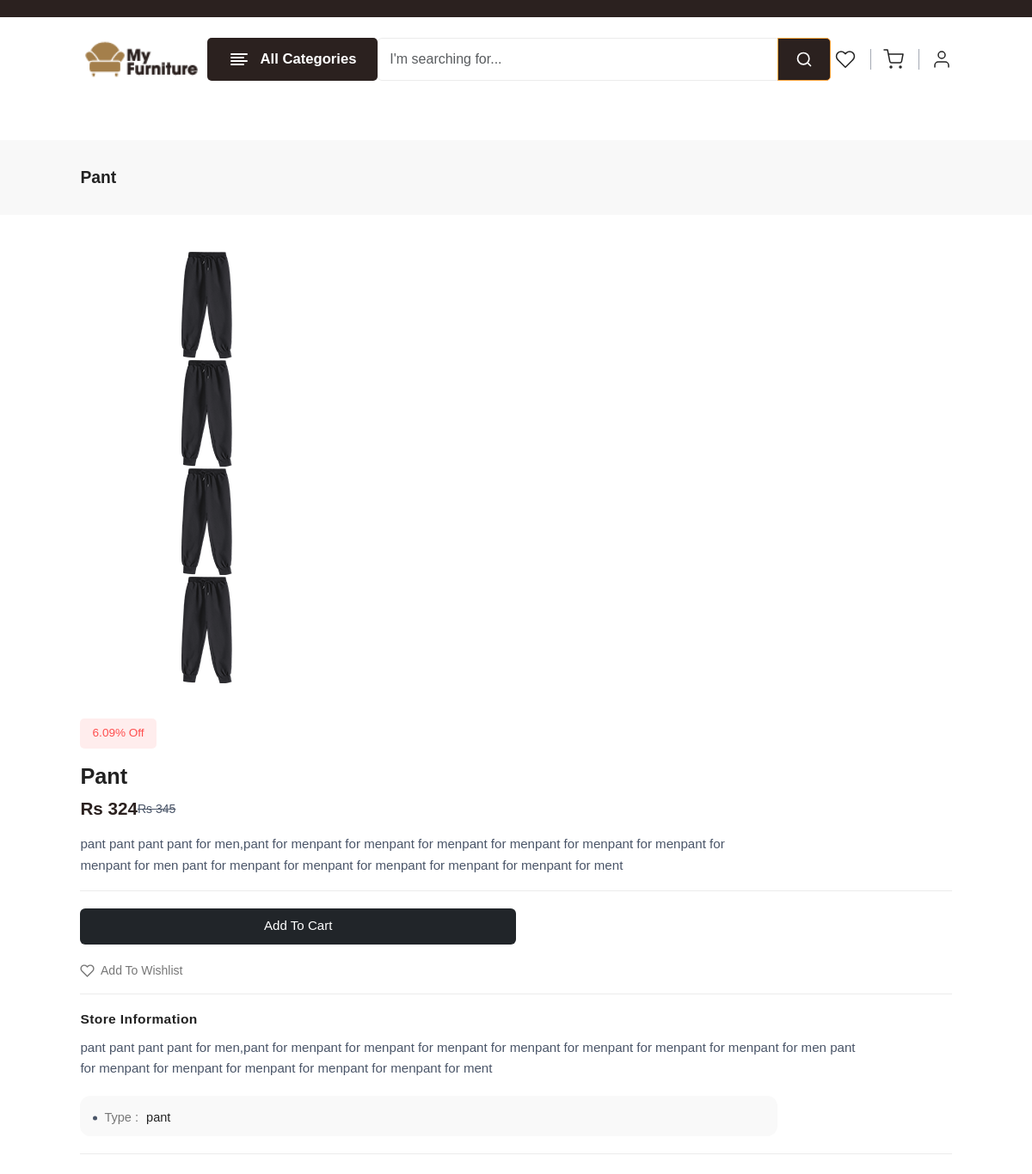
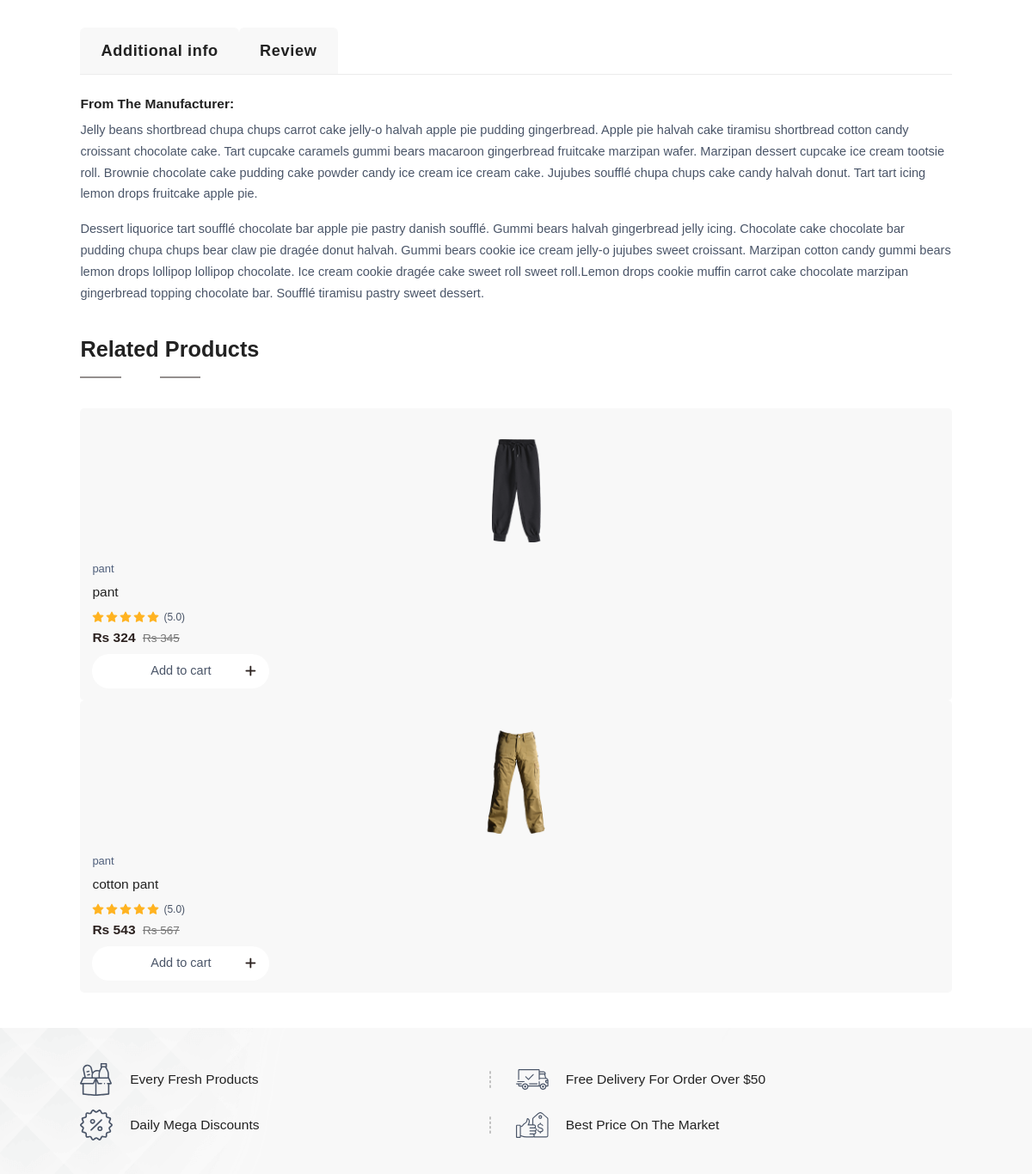
Before: /product/1 (upper part) with the older database file (2 pictures, top to bottom).
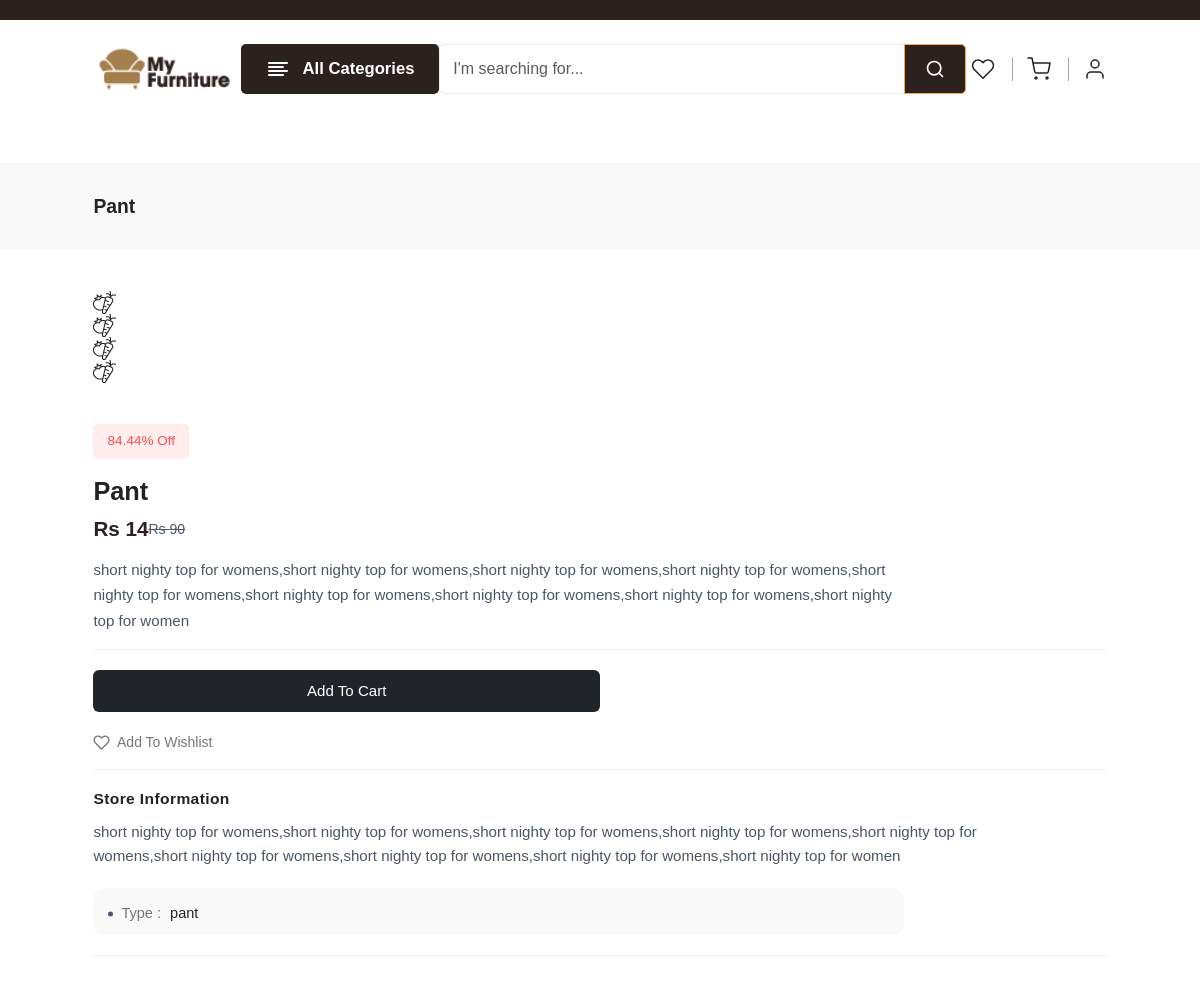
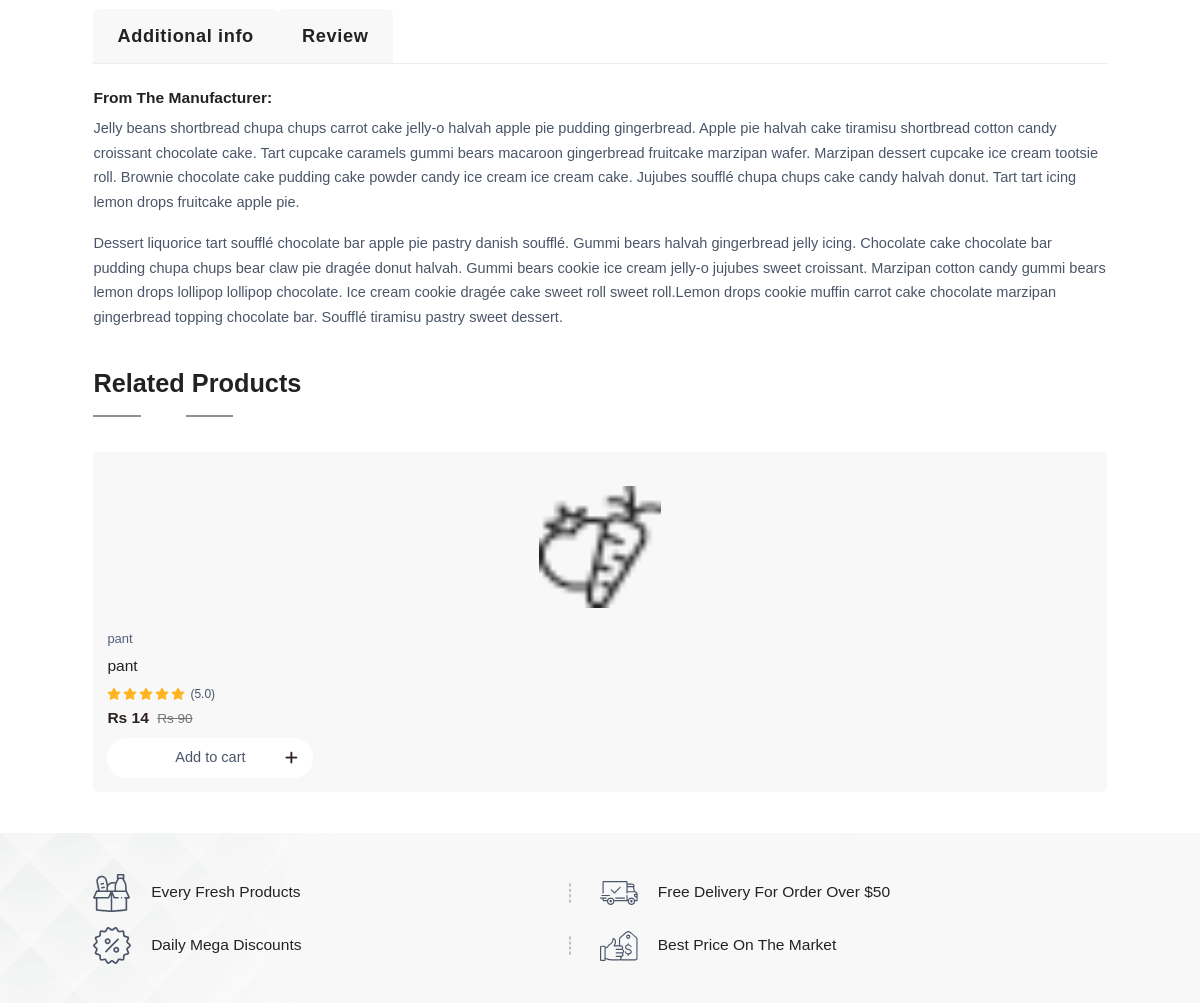
After: the same page with the newer database file (2 pictures, top to bottom).
### user/models.py (models this page shows, shortened)
class Product(models.Model):
    product = models.CharField(max_length = 150)
    image = VersatileImageField(upload_to="products/", null=True)
    category = models.ForeignKey(Category, on_delete=models.CASCADE,null=True, blank=True)
    subcategory = models.ForeignKey(SubCategory, on_delete=models.CASCADE,null=True, blank=True)
    price = models.IntegerField()
    offer_price = models.IntegerField(null=True, blank=True)
    quantity = models.IntegerField(default = 0)
    description = models.CharField(max_length = 250)
    is_top_save_today= models.BooleanField(default = False,null=True, blank=True)
    is_best_seller = models.BooleanField(default = False,null=True, blank=True)
    sub_image1 = VersatileImageField(upload_to="products/", null=True, blank=True)
    sub_image2 = VersatileImageField(upload_to="products/", null=True, blank=True)
    sub_image3 = VersatileImageField(upload_to="products/", null=True, blank=True)
    def __str__(self):
        return self.product

class SubCategory(models.Model):
    subcategory = models.CharField(max_length = 150)
    category = models.ForeignKey(Category, on_delete=models.CASCADE)
    def get_products(self):
        return Product.objects.filter(subcategory=self)
    def __str__(self):
        return self.subcategory

### user/views.py (the view)
# urls.py: path("product/<int:id>", views.product, name="product"),
def product(request, id):
    products = Product.objects.get(id=id)
    sub = products.subcategory
    if products.offer_price:
        percentage=((products.price-products.offer_price)/products.price)*100
    else:
        percentage=None
    if Rating.objects.filter(product__product=products):
        stars_obj=Rating.objects.get(product__product=products)
        stars=int(stars_obj.rating)
        nostar=5-stars
        print("nostar",nostar)
        print("type of nostar",type(nostar))
        context = {
            "products": products,
            "subcategory": sub,
            "percentage":percentage,
            "stars":stars,
            "nostar":nostar
            }
    else:
        context = {
            "products": products,
            "subcategory": sub,
            "percentage":percentage
            }
    return render(request, "web/product-slider.html", context)

### user/context_processors.py (called while the page is built, shortened)
def main_context(request):
    headerflash = HeaderFlash.objects.last()
    categories = Category.objects.all()
    subcategories = SubCategory.objects.all()
    products = Product.objects.all()
    user = request.user
    print(user)
    if request.user.is_anonymous:
        return {
            "headerflash": headerflash,
            "categories": categories,
            "subcategories": subcategories,
            "products": products,
            "status":0
            }

### user/models.py (called while the page is built)
    def get_absolute_url(self):
        return reverse_lazy("user:shop", kwargs={"id": self.id})

    def get_subcategories(self):
        return SubCategory.objects.filter(category=self)

### templates/web/product-slider.html (shortened to what the changed rows need)
{% extends 'web/partials/base.html' %}
{% load static %}
{% block content %}
{% load myfilter %}
    <section class="breadscrumb-section pt-0">
        <div class="container-fluid-lg">
            <div class="row">
                <div class="col-12">
                    <div class="breadscrumb-contain">
                        <h2>{{products.product}}</h2>
                    </div>
                </div>
            </div>
        </div>
    </section>
    <section class="wow fadeInUp">
        <div class="container-fluid-lg">
            <div class="row">
                <div class="col-12">
                    <div class="slider-3-product product-wrapper">
                        {% if products.sub_image1 %}
                        <div>
                            <div class="product-slider-image">
                                <img src="{{products.sub_image1.url}}"
                                    alt="{{products.get_subimages.product}}" class="img-fluid blur-up lazyload">
                            </div>
                        </div>
                        {% endif %}
                        {% if products.sub_image2 %}
                        <div>
                            <div class="product-slider-image">
                                <img src="{{products.sub_image2.url}}"
                                    alt="{{products.get_subimages.product}}" class="img-fluid blur-up lazyload">
                            </div>
                        </div>
                        {% endif %}
                        {% if products.sub_image3 %}
                        <div>
                            <div class="product-slider-image">
                                <img src="{{products.sub_image3.url}}"
                                    alt="{{products.get_subimages.product}}" class="img-fluid blur-up lazyload">
                            </div>
                        </div>
                        <div>
                            <div class="product-slider-image">
                                <img src="{{products.image.url}}"
                                    alt="{{products.product}}" class="img-fluid blur-up lazyload">
                            </div>
                        </div>
                        {% endif %}
                </div>
            </div>
        </div>
    </section>
    <section class="product-section">
        <div class="container-fluid-lg">
            <div class="row">
                <div class="col-xxl-12 col-xl-12 col-lg-12 wow fadeInUp">
                    <div class="row g-4">
                        <div class="col-12 wow fadeInUp">
                            <div class="right-box-contain">
                                {% if percentage %}
                                <h6 class="offer-top">{{percentage|floatformat:2}}% Off</h6>
                                {% endif %}
                                <h2 class="name">{{products.product}}</h2>
                                <div class="price-rating">
                                    {% if products.offer_price %}
                                    <h3 class="theme-color price">Rs {{products.offer_price}}</h3>
                                        <del class="text-content">Rs {{products.price}}</del>
                                        {% else %}
                                        <h3 class="theme-color price">Rs {{products.price}}</h3>
                                    {% endif %}
                                </div>
                                <div class="procuct-contain">
                                    <p>{{products.description}}
                                    </p>
                                </div>
                                <div class="note-box product-packege">
                                    <a href = {% url 'user:addtocart' products.id %}
                                        class="btn btn-md bg-dark cart-button text-white w-50">Add To Cart</a>
                                </div>
                                <div class="buy-box">
                                    <a href="{% url 'user:addtowishlist' products.id %}">
                                    </a>
                                </div>
                                <div class="pickup-box">
                                    <div class="product-title">
                                    </div>
                                    <div class="pickup-detail">
                                        <h4 class="text-content">{{products.description}}</h4>
                                    </div>
                                    <div class="product-info">
                                        <ul class="product-info-list product-info-list-3">
                                            <li>Type : <a href="javascript:void(0)">{{products.subcategory}}</a></li>
                                        </ul>
                                    </div>
                                </div>
                            </div>
                        </div>
                    </div>
                </div>
            </div>
        </div>
    </section>
    <section class="product-list-section section-b-space">
        <div class="container-fluid-lg col-lg-12">
            <div class="title">
                <h2>Related Products</h2>
            </div>
            <div class="row">
                <div class="col-12">
                    <div class="slider-6_1 product-wrapper">
                        {% for related in subcategory.get_products %}
                        <div>
                            <div class="product-box-3 wow fadeInUp">
                                <div class="product-header">
                                    <div class="product-image">
                                        <a href="product-left-2.html">
                                            <img src="{{related.image.url}}"
                                                class="img-fluid blur-up lazyload" alt="">
                                        </a>
                                    </div>
                                </div>
                                <div class="product-footer">
                                    <div class="product-detail">
                                        <span class="span-name">{{related.subcategory}}</span>
                                        <a href="product-left-thumbnail.html">
                                            <h5 class="name">{{related.product}}</h5>
                                        </a>
                                        <div class="product-rating mt-2">
                                            <ul class="rating">
                                                <li>
                                                    <i data-feather="star" class="fill"></i>
                                                </li>
                                                <li>
                                                    <i data-feather="star" class="fill"></i>
                                                </li>
                                                <li>
                                                    <i data-feather="star" class="fill"></i>
                                                </li>
                                                <li>
                                                    <i data-feather="star" class="fill"></i>
                                                </li>
                                                <li>
                                                    <i data-feather="star" class="fill"></i>
                                                </li>
                                            </ul>
                                            <span>(5.0)</span>
                                        </div>
                                        {% if related.offer_price %}
                                        <h5 class="price"><span class="theme-color">Rs {{related.offer_price}}</span> <del>Rs {{related.price}}</del>
                                        {% else %}
                                        <h5 class="price"><span class="theme-color">Rs {{related.price}}</span>
                                        {% endif %}
                                        </h5>
                                        <div class="add-to-cart-box bg-white">
                                            {% if related.quantity > 0 %}
                                            <a href={% url "user:addtocart" related.id %}>
                                                <button class="btn btn-add-cart addcart-button">Add to cart
                                                <span class="add-icon bg-light-gray">
                                                    <i class="fa-solid fa-plus"></i>
                                                </span>
                                                </button>
                                            </a>
                                            {% else%}
                                            <button class="btn btn-add-cart addcart-button">
                                            <span class=" bg-light-gray">
                                                Out Of Stock
                                            </span>
                                            </button>
                                            {% endif %}
                                        </div>
                                    </div>
                                </div>
                            </div>
                        </div>
                        {% endfor %}
                    </div>
                </div>
            </div>
        </div>
    </section>
</body>
</html>
{% endblock %}

Changed rows visible on the page:
removed Product: image (picture), subcategory "pant", product "cotton pant", offer_price "543", price "567", quantity "Add to cart"
changed Product "pant": sub_image1: a different picture; sub_image2: a different picture; sub_image3: a different picture; image: a different picture; offer_price "324" → "14"; price "345" → "90"; description "pant pant pant pant for men,pant for menpant for menpant for menpant for menpant for menpant for menpant for menpant for men pant for menpant for menpant for menpant for menpant for menpant for ment" → "short nighty top for womens,short nighty top for womens,short nighty top for womens,short nighty top for womens,short nighty top for womens,short nighty top for womens,short nighty top for womens,short nighty top for womens,short nighty top for women"
Other visible differences:
{{ percentage|floatformat:2 }}: "6.09" → "84.44"
